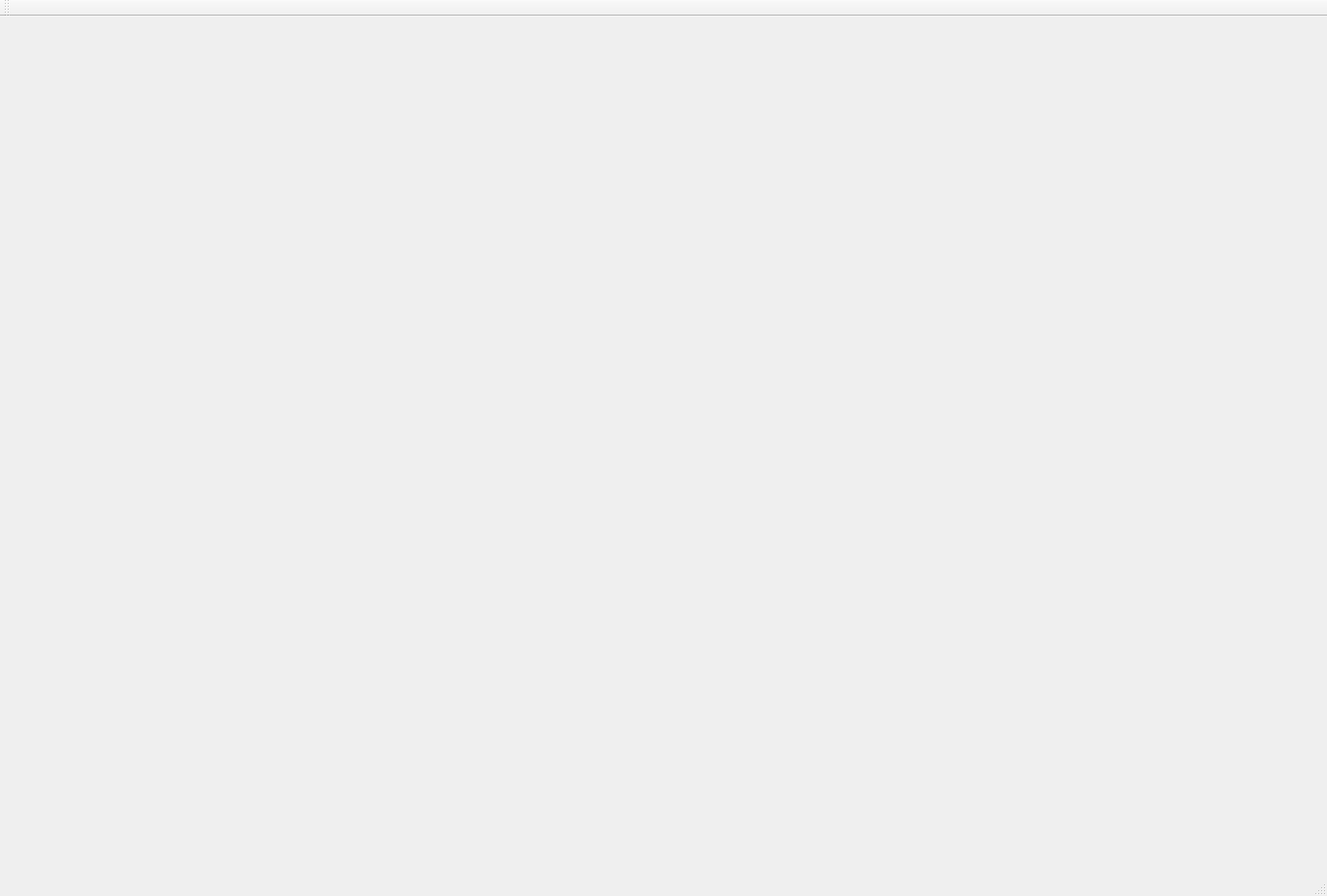
<?xml version="1.0" encoding="UTF-8"?>
<ui version="4.0">
 <class>MainWindowMapsForArm</class>
 <widget class="QMainWindow" name="MainWindowMapsForArm">
  <property name="geometry">
   <rect>
    <x>0</x>
    <y>0</y>
    <width>1364</width>
    <height>921</height>
   </rect>
  </property>
  <property name="windowTitle">
   <string>MainWindowMapsForArm</string>
  </property>
  <widget class="QWidget" name="centralWidget"/>
  <widget class="QMenuBar" name="menuBar">
   <property name="geometry">
    <rect>
     <x>0</x>
     <y>0</y>
     <width>1364</width>
     <height>21</height>
    </rect>
   </property>
  </widget>
  <widget class="QToolBar" name="mainToolBar">
   <attribute name="toolBarArea">
    <enum>TopToolBarArea</enum>
   </attribute>
   <attribute name="toolBarBreak">
    <bool>false</bool>
   </attribute>
  </widget>
  <widget class="QStatusBar" name="statusBar"/>
 </widget>
 <layoutdefault spacing="6" margin="11"/>
 <resources/>
 <connections/>
</ui>
